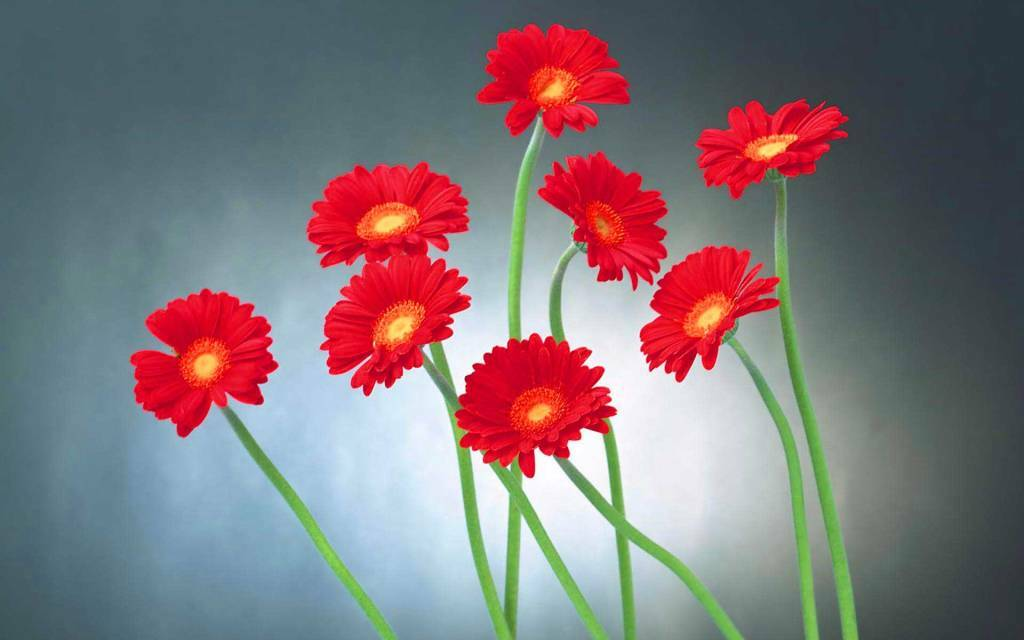
#> input picture opencv/my_image.jpg, 1024 x 640 px
$ python image_rotation.py
#> lines starting #> are read from the running program, lines starting #| are printed output that depends on the picture
#!/usr/bin/python3

import cv2
import numpy as np

pic = cv2.imread("my_image.jpg")
#> pic is the input picture: shape (640, 1024, 3); mean B, G, R 120.7, 116.5, 128.7
rows = pic.shape[1]
#> rows = 1024
cols = pic.shape[0]
#> cols = 640
print(rows, cols)
#| 1024 640
center = (cols/2, rows/2)
#> center = (320, 512)
#if angle is positive then it will rotate image anticlock wise else closckwise
angle = 90
M = cv2.getRotationMatrix2D(center, angle, 1)
rotate = cv2.warpAffine(pic, M, (cols, rows))
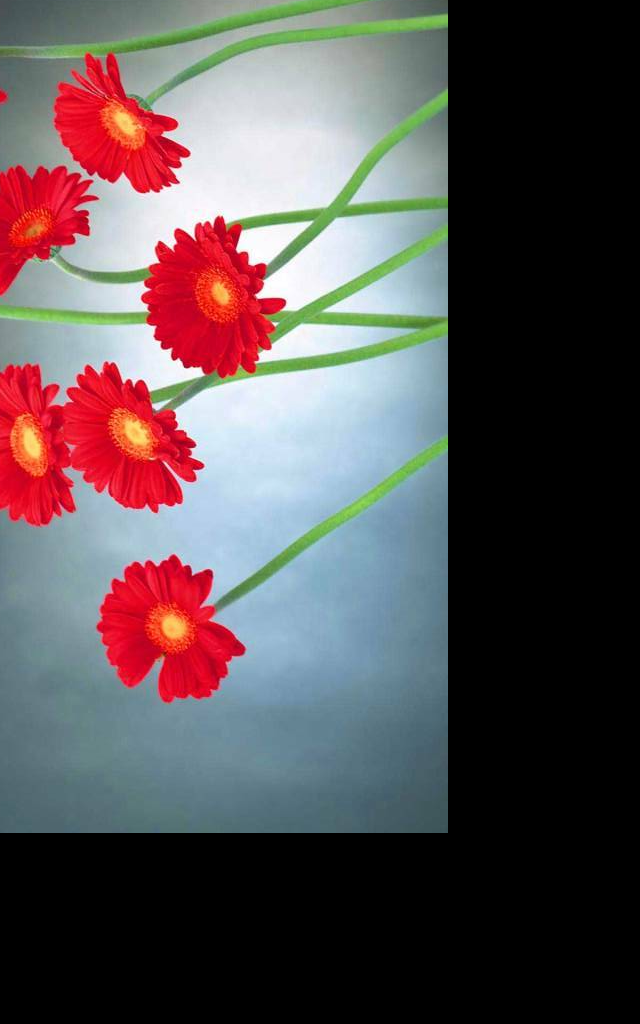
#> rotate: shape (1024, 640, 3); mean B, G, R 83, 80.9, 90.9
cv2.imshow("Image rotation", rotate)

cv2.waitKey(0)
cv2.destroyAllWindows()

$ run again, with opencv/3_faces.png saved as opencv/my_image.jpg
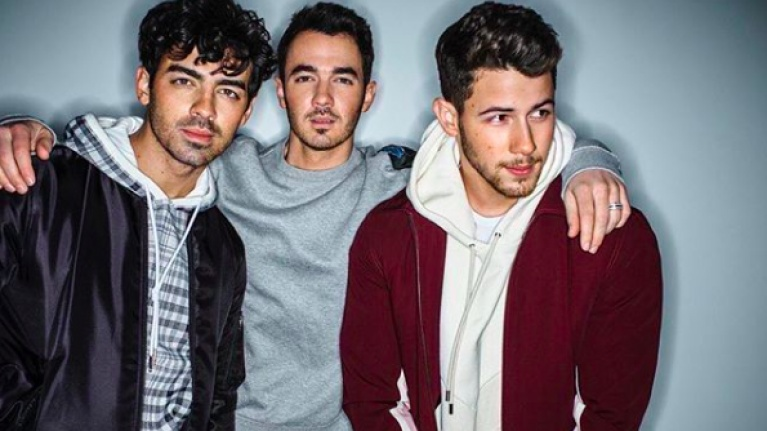
#> input picture opencv/3_faces.png, 767 x 431 px
#> pic is the input picture: shape (431, 767, 3); mean B, G, R 115.7, 109.6, 117.4
#| 767 431
#> `rotate = cv2.warpAffine(pic, M, (cols, rows))`:
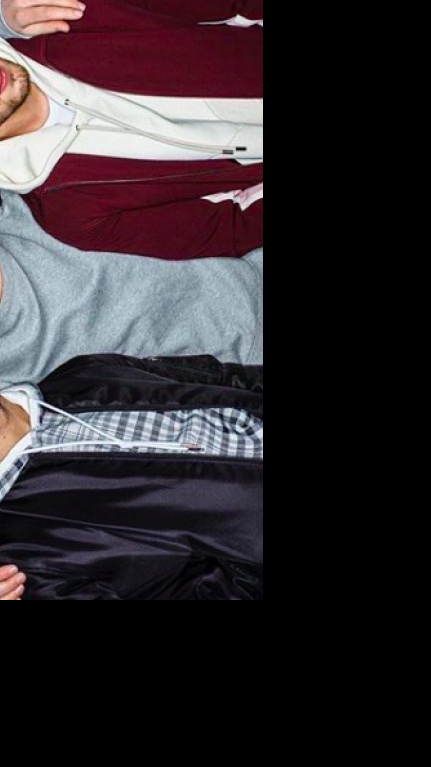
#> rotate: shape (767, 431, 3); mean B, G, R 46.9, 42.7, 49.9
